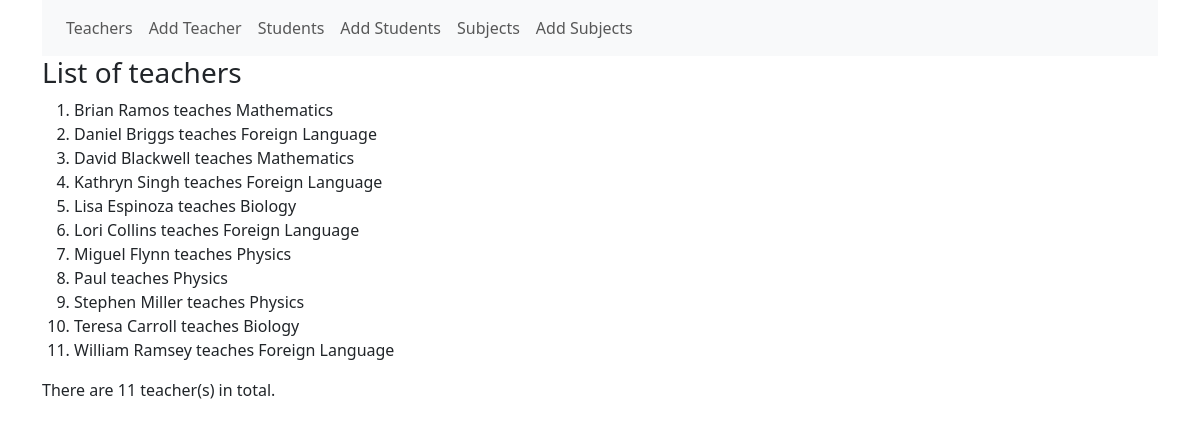
/first_app/teacher_list/, run on an earlier commit of the app's database.
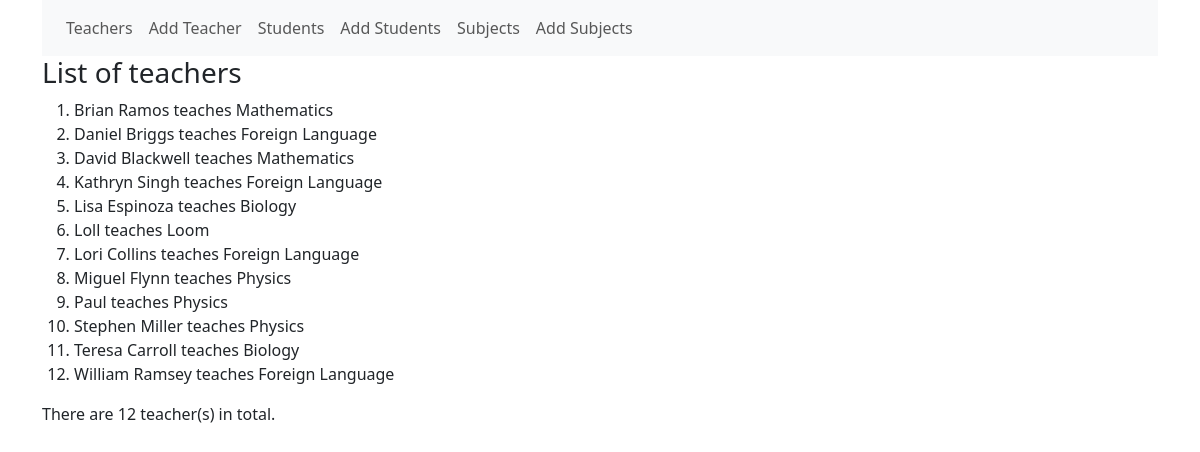
And on a later commit of the database.
### first_app/models.py (models this page shows)
class Teacher(models.Model):
    name = models.CharField(max_length=100)
    subject = models.CharField(max_length=50)
    def __str__(self):
        return f'{self.name} teaches {self.subject}'

### first_app/views.py (the view)
# urls.py: path('teacher_list/', views.TeacherListView.as_view(), name= 'teacher_list'),
class TeacherListView(ListView):
    model = Teacher  # Connected to Models Student
    queryset = Teacher.objects.order_by("name")  # Result ordered by name
    context_object_name = "teachers"  # default object_list now students
    paginate_by = 15  # 15 per page in ListView

### first_app/templates/first_app/teacher_list.html
{% extends 'base.html' %}
{% block content %}
    <h3>List of teachers</h3>
    <ol>
        {% for teacher in object_list %}
            <li>{{ teacher }}</li>
        {%  endfor %}
    </ol>
    <p>There are {{ object_list.count }} teacher(s) in total.</p>
{% endblock %}

What changed in the data, as far as the page shows it:
added Teacher: name+subject "Loll teaches Loom"
Also different on the page:
{{ object_list.count }}: "11" → "12"
